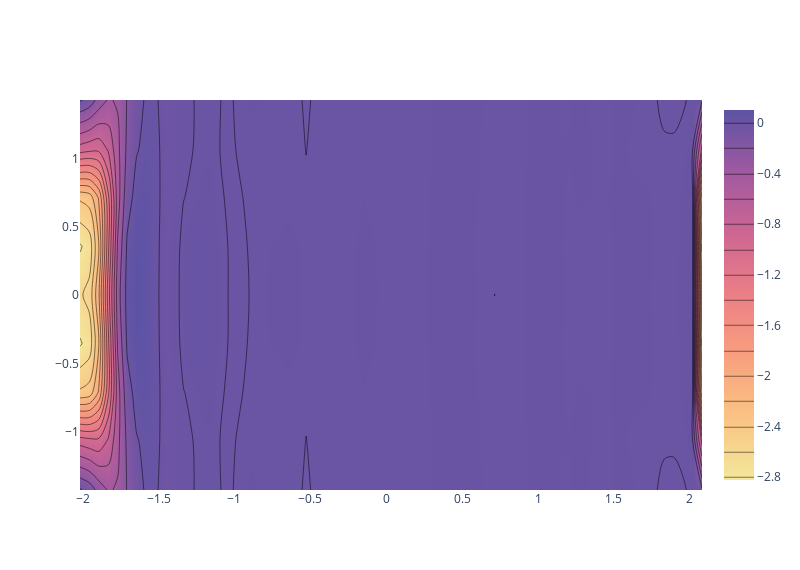

Source (notebook cell):
### Code cell
layout = dict(
    value = "viridis",
)
fig = go.Figure(data = go.Contour(z = np.real(chargeb), x = np.linspace(-c/2, c/2, 66, endpoint = True), y = np.linspace(-a/2, a/2, 9, endpoint=True), colorscale='sunset', line_smoothing=0.85, contours_coloring='heatmap'))

fig.update_layout(
    autosize=False,
    width=800,
    height=570,
    )

fig.show(dpi = 300)

### Figure 1 — Plotly figure (JSON) as saved in the notebook; plotly's stock layout.template omitted (floating-point values rounded to 4 significant figures; data arrays with more than 128 entries replaced by an {"elided": "..."} marker saying what was removed)
{"data": [{"colorscale": [[0, "rgb(243, 231, 155)"], [0.1667, "rgb(250, 196, 132)"], [0.3333, "rgb(248, 160, 126)"], [0.5, "rgb(235, 127, 134)"], [0.6667, "rgb(206, 102, 147)"], [0.8333, "rgb(160, 89, 160)"], [1, "rgb(92, 83, 165)"]], "contours": {"coloring": "heatmap"}, "line": {"smoothing": 0.85}, "type": "contour", "x": [-2.018, -1.956, -1.894, -1.832, -1.769, -1.707, -1.645, -1.583, -1.521, -1.459, -1.397, -1.335, -1.273, -1.211, -1.149, -1.087, -1.024, -0.9623, -0.9002, -0.8382, -0.7761, -0.714, -0.6519, -0.5898, -0.5277, -0.4656, -0.4036, -0.3415, -0.2794, -0.2173, -0.1552, -0.09313, -0.03104, 0.03104, 0.09313, 0.1552, 0.2173, 0.2794, 0.3415, 0.4036, 0.4656, 0.5277, 0.5898, 0.6519, 0.714, 0.7761, 0.8382, 0.9002, 0.9623, 1.024, 1.087, 1.149, 1.211, 1.273, 1.335, 1.397, 1.459, 1.521, 1.583, 1.645, 1.707, 1.769, 1.832, 1.894, 1.956, 2.018], "y": [-1.427, -1.07, -0.7134, -0.3567, 0, 0.3567, 0.7134, 1.07, 1.427], "z": {"elided": "9x67 float values"}}], "layout": {"autosize": false, "height": 570, "width": 800}}
